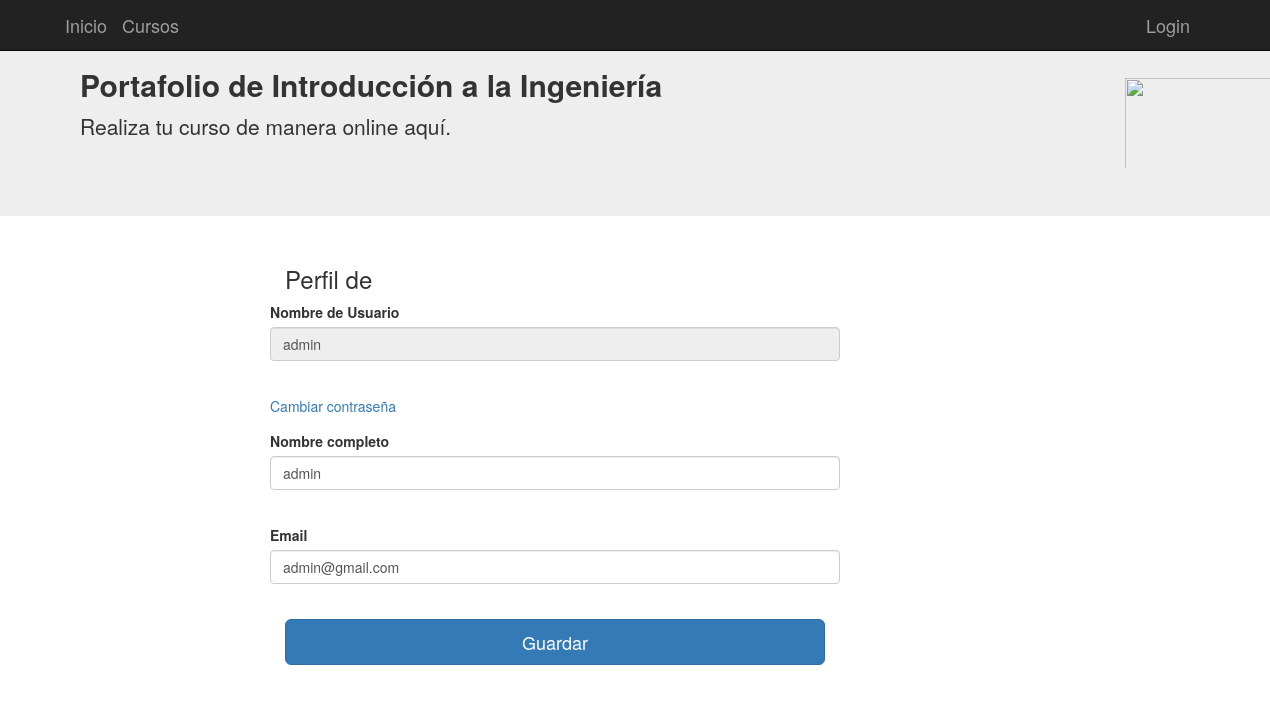
The page /perfil/admin on the database as committed earlier.
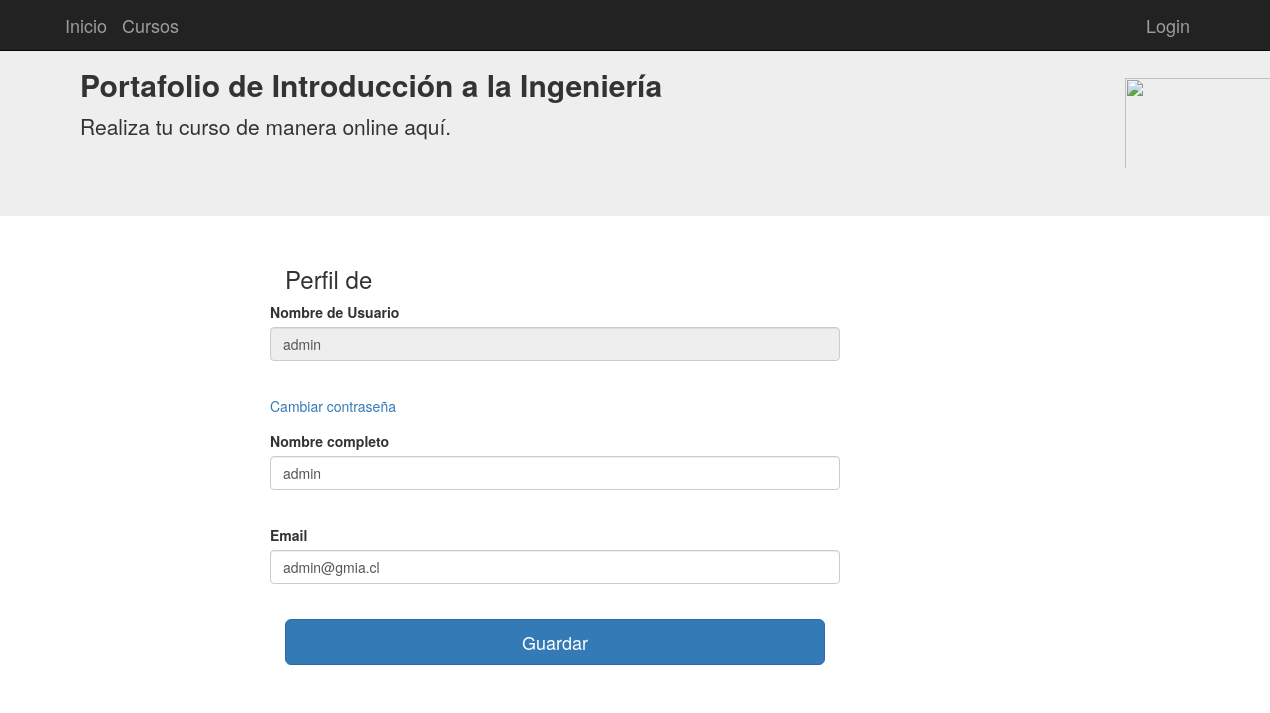
The same page on the database as committed later.
### tables this page shows
CREATE TABLE alumnos (
	id INTEGER NOT NULL, 
	username VARCHAR(100) NOT NULL, 
	password_hash VARCHAR(128) NOT NULL, 
	nombre VARCHAR(200) NOT NULL, 
	email VARCHAR(200) NOT NULL, 
	"Cursoid" INTEGER NOT NULL, 
	admin BOOLEAN, 
	PRIMARY KEY (id), 
	FOREIGN KEY("Cursoid") REFERENCES cursos (id), 
	CHECK (admin IN (0, 1))
);

### aplicacion/app.py (the view)
@app.route('/perfil/<username>', methods=["get", "post"])
def perfil(username):
    from aplicacion.models import Alumnos
    user = Alumnos.query.filter_by(username=username).first()
    if user is None:
        abort(404)
    form = formAlumnoED(request.form, obj=user)
    del form.password
    if form.validate_on_submit():
        form.populate_obj(user)
        db.session.commit()
        return redirect(url_for("inicio"))
    return render_template("usuarios_new.html", form=form, perfil=True)

### aplicacion/forms.py
class formAlumnoED(FlaskForm):
    username = StringField('Nombre de Usuario', validators=[Required()])
    password = PasswordField('Contraseña', validators=[Required()])
    nombre = StringField('Nombre completo')
    email = EmailField('Email')
    submit = SubmitField('Guardar')

### aplicacion/models.py (called while the page is built)
    @property
    def password(self):
        raise AttributeError('password is not a readable attribute')

### aplicacion/templates/usuarios_new.html (shortened to what this page needs)
{% extends "base.html" %}
{% block contenido %}
<div class="container">
  <div class="col-md-2"></div>
  <div class="col-md-6">
    {% if not perfil %}
      <h3>Registro de Alumno</h3>
    {% else %}
      <h3>Perfil de {{session["username"]}}</h3>
    {% endif %}
      <form class="form-horizontal"  method="post">
        <div class="form-group">
        {% if not perfil %}
          {{form.username.label() }}{{form.username(size="100",class="form-control")}}<br/>
        {% else %}
          {{form.username.label() }}{{form.username(readonly="readonly",size="100",class="form-control")}}<br/>
        {% endif %}
        </div>
        <div class="form-group">
        {% if not perfil %}
          {{form.password.label() }}{{form.password(size="100",class="form-control")}}<br/>
        {% else %}
          <a href="/changepassword/{{session["username"]}}">Cambiar contraseña</a><br/>
        {% endif %}
        </div>
        <div class="form-group">
          {{form.nombre.label() }}{{form.nombre(size="100",class="form-control")}}<br/>
        </div>
        <div class="form-group">
          {{form.email.label() }}{{form.email(size="100",class="form-control")}}<br/>
        </div>
          {{form.submit(class="btn btn-lg btn-primary btn-block")}}
    </form>
    <br/>
  </div>
</div>
{% endblock %}

Rows that differ between the two databases and show on the page:
changed alumnos "admin": email "admin@gmail.com" → "admin@gmia.cl"
